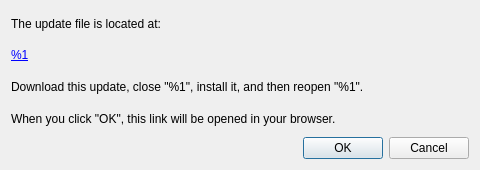
<?xml version="1.0" encoding="UTF-8"?>
<ui version="4.0">
 <class>FvUpdateConfirmDialog</class>
 <widget class="QDialog" name="FvUpdateConfirmDialog">
  <property name="windowModality">
   <enum>Qt::ApplicationModal</enum>
  </property>
  <property name="geometry">
   <rect>
    <x>0</x>
    <y>0</y>
    <width>480</width>
    <height>170</height>
   </rect>
  </property>
  <property name="windowTitle">
   <string>Software Update</string>
  </property>
  <layout class="QVBoxLayout" name="verticalLayout">
   <item>
    <widget class="QLabel" name="updateFileIsLocatedLabel">
     <property name="text">
      <string>The update file is located at:</string>
     </property>
    </widget>
   </item>
   <item>
    <widget class="QLabel" name="updateFileLinkLabel">
     <property name="text">
      <string>&lt;a href=&quot;%1&quot;&gt;%1&lt;/a&gt;</string>
     </property>
     <property name="openExternalLinks">
      <bool>true</bool>
     </property>
     <property name="textInteractionFlags">
      <set>Qt::TextBrowserInteraction</set>
     </property>
    </widget>
   </item>
   <item>
    <widget class="QLabel" name="downloadThisUpdateLabel">
     <property name="text">
      <string>Download this update, close &quot;%1&quot;, install it, and then reopen &quot;%1&quot;.</string>
     </property>
    </widget>
   </item>
   <item>
    <widget class="QLabel" name="whenYouClickOkLabel">
     <property name="text">
      <string>When you click &quot;OK&quot;, this link will be opened in your browser.</string>
     </property>
    </widget>
   </item>
   <item>
    <widget class="QDialogButtonBox" name="confirmButtonBox">
     <property name="orientation">
      <enum>Qt::Horizontal</enum>
     </property>
     <property name="standardButtons">
      <set>QDialogButtonBox::Cancel|QDialogButtonBox::Ok</set>
     </property>
    </widget>
   </item>
  </layout>
 </widget>
 <resources/>
 <connections/>
</ui>
